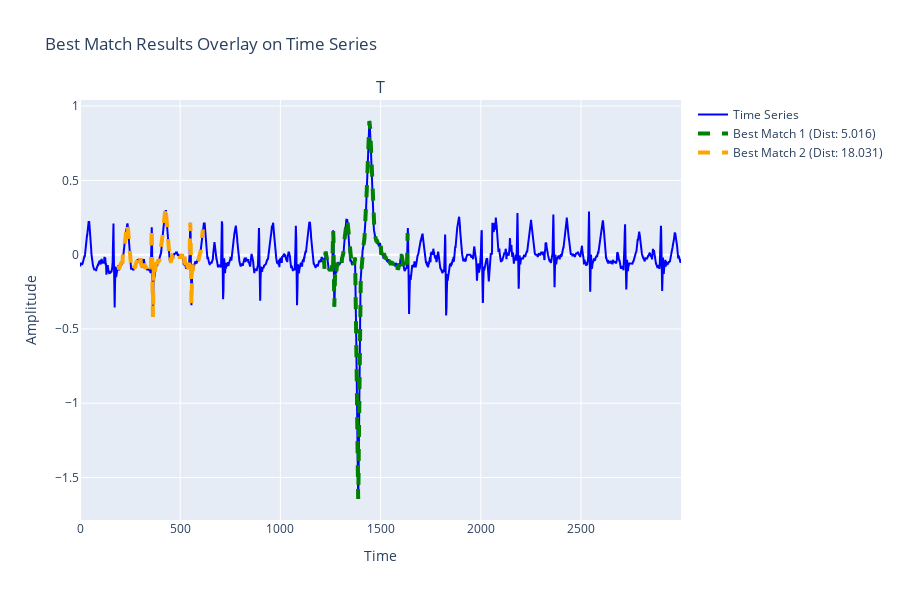

Notebook source saved alongside this figure:
### Markdown cell above
Напишите функцию `plot_bestmatch_results()` в модуле *plots.py* для визуализации найденных $topK$ похожих подпоследовательностей временного ряда на образец поиска. За основу возьмите функцию `plot_bestmatch_data()` и добавьте отображение найденных подпоследовательностей, выделив их тем же цветом, что и образец поиска.

### Code cell
plot_bestmatch_results(ts, query, naive_bestmatch_results)

### Figure 1 — Plotly figure (JSON) as saved in the notebook; plotly's stock layout.template omitted (floating-point values rounded to 4 significant figures; data arrays with more than 128 entries replaced by an {"elided": "..."} marker saying what was removed)
{"data": [{"line": {"color": "blue"}, "name": "Time Series", "x": {"elided": "3000 int values"}, "y": {"elided": "3000 float values"}, "type": "scatter", "xaxis": "x", "yaxis": "y"}, {"line": {"color": "green", "dash": "dash", "width": 4}, "name": "Best Match 1 (Dist: 5.016)", "x": {"elided": "421 int values"}, "y": {"elided": "421 float values"}, "type": "scatter", "xaxis": "x", "yaxis": "y"}, {"line": {"color": "orange", "dash": "dash", "width": 4}, "name": "Best Match 2 (Dist: 18.031)", "x": {"elided": "421 int values"}, "y": {"elided": "421 float values"}, "type": "scatter", "xaxis": "x", "yaxis": "y"}], "layout": {"xaxis": {"anchor": "y", "domain": [0.0, 1.0], "title": {"text": "Time"}}, "yaxis": {"anchor": "x", "domain": [0.0, 1.0], "title": {"text": "Amplitude"}}, "annotations": [{"font": {"size": 16}, "showarrow": false, "text": "T", "x": 0.5, "xanchor": "center", "xref": "paper", "y": 1.0, "yanchor": "bottom", "yref": "paper"}], "title": {"text": "Best Match Results Overlay on Time Series"}, "height": 600}}
